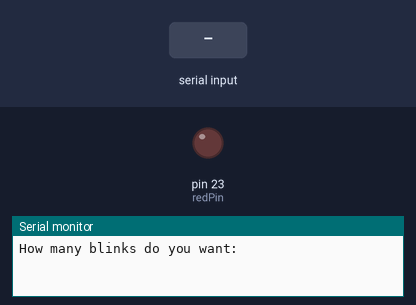
Simulated run of this sketch. Board: Arduino Mega 2560, built with avr-gcc and run on an emulated ATmega2560. Shown: output pins drawn as LEDs (lit = HIGH), the last lines printed to the serial monitor. Dashed ring = blinking. The inputs (shaded band) are chosen by the test bench.

Above: at 1.2 s.
1.3 s: "90,45\n" received over Serial
At 1.7 s:
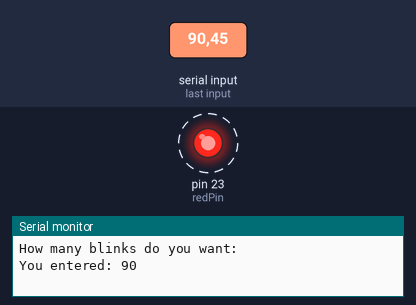
Timing chart, 0 to 10.3 s (numbered marks = the images above; inputs shaded):
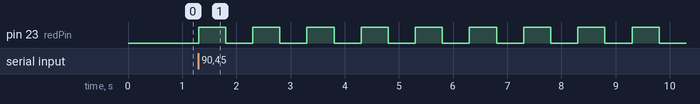

The sketch:

serial-input.ino
```cpp
int numBlinks;
String msg = "How many blinks do you want:";
int j;
int blinkTime = 500;
int redPin = 23;


void setup() {
  // put your setup code here, to run once:
Serial.begin(9600);
pinMode(redPin, OUTPUT);
}

void loop() {
  // put your main code here, to run repeatedly:
 Serial.println(msg);
  while (Serial.available() == 0) {
    // wait for user input
  }
  numBlinks = Serial.parseInt();
  while (Serial.available() > 0) Serial.read();  // clear leftover newline

  Serial.print("You entered: ");
  Serial.println(numBlinks);

  for (j = 1; j <= numBlinks; j = j + 1) {
    digitalWrite(redPin, HIGH);
    delay(blinkTime);
    digitalWrite(redPin, LOW);
    delay(blinkTime);


}
}
```

Measured:
- after the input at 1.3 s, pin 23 (redPin): alternates HIGH for 0.50 s and LOW for 0.50 s, starting at once
